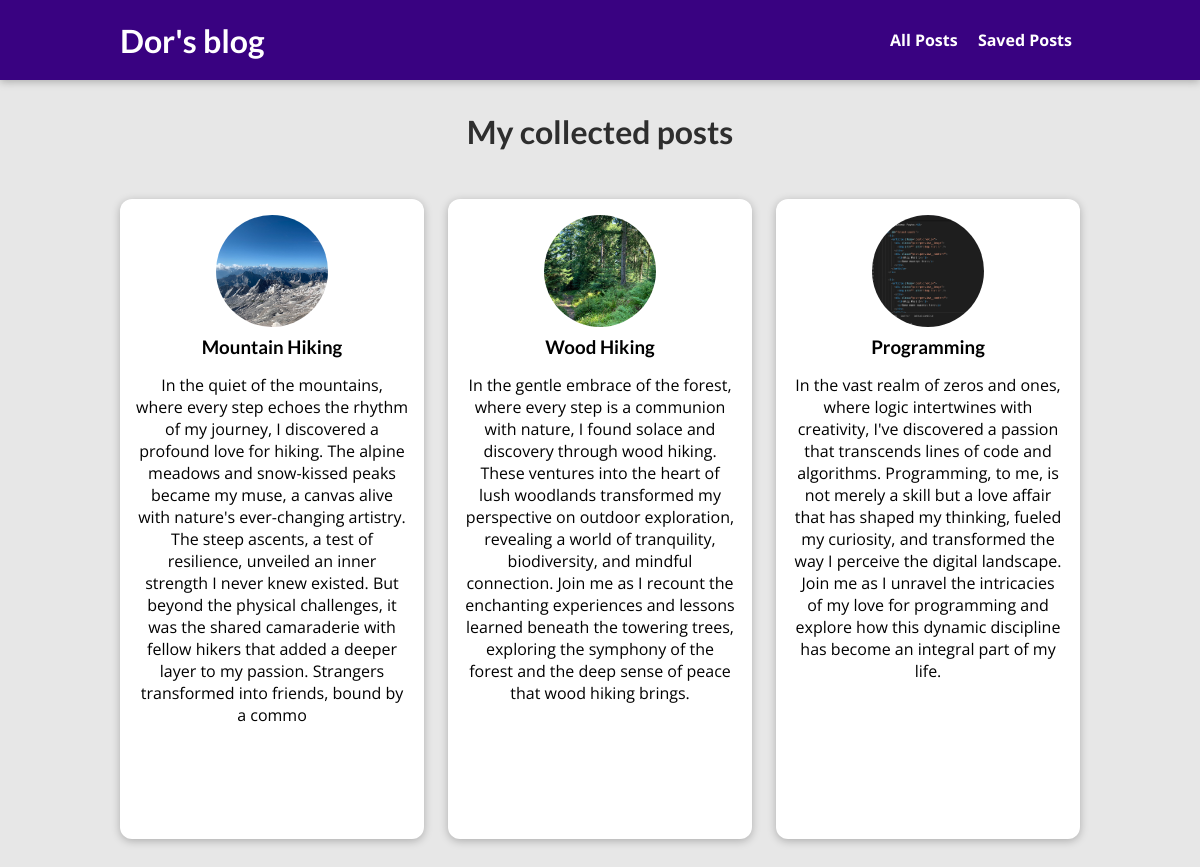
Page /all-posts on the committed database.
### blog/models.py (models this page shows, shortened)
class Post(models.Model):
    title = models.CharField(max_length=200)
    summary = models.CharField(max_length=500)
    image_name = models.CharField(max_length=500)
    created_date = models.DateField(editable=False)
    last_modified_date = models.DateField(editable=False)
    content = models.CharField(max_length=3000)
    slug = models.SlugField(db_index=True, null=False, blank=False)
    author = models.ForeignKey(Author, null=True, on_delete=models.CASCADE,
                               to_field="email", db_column="email")
    tags = models.ManyToManyField(Tag, related_name="tags")

### blog/views.py (the view)
# urls.py: path('all-posts', views.AllPostsView.as_view(), name='all_posts'),
class AllPostsView(ListView):
    template_name = 'blog/all-posts.html'
    model = Post
    ordering = ["-created_date"]
    context_object_name = "posts"

### blog/templates/blog/all-posts.html (shortened to what this page needs)
{% extends "base.html" %}
{% load static %}
{% block css_files %}
    <link rel="stylesheet" href="{% static "blog/single_post.css" %}" />
    <link rel="stylesheet" href="{% static "blog/all-posts.css" %}" />
{% endblock %}
{% block content %}
    <section id="all-posts">
        <h2>My collected posts</h2>
        <ul>
            {% for blog_data in posts %}
                {% include "blog/includes/single_post.html" %}
            {% endfor %}
        </ul>
    </section>
{% endblock %}

### blog/templates/blog/includes/single_post.html
{% load static %}
<li>
    <article class="post">
        <a href={% url "single_post" blog_data.slug %}>
            <img src="{% static "blog/images/"|add:blog_data.image_name %}" alt="woods"/>
            <div class="post__content">
                <h3>
                    {{blog_data.title}}
                </h3>
                <p>{{blog_data.summary}}
                </p>
            </div>
        </a>
    </article>
</li>

### static/base.css (style rules this page uses)
* { box-sizing: border-box; }
html { font-family: 'Open Sans', 'Lato', sans-serif; }
body { margin: 0; }
h1, h2, h3 { font-family: 'Lato', sans-serif; font-weight: bold; }

### blog/static/blog/single_post.css (style rules this page uses)
.post { display: flex; flex-direction: column; align-items: center; text-align: center; }
.post a { text-decoration: none; color: black; transition: all 0.2s ease; padding: 1rem; }
.post img { width: 5rem; height: 5rem; object-fit: cover; border-radius: 50%; }
.post h3 { margin: 0.25rem 0; }

### blog/static/blog/all-posts.css (style rules this page uses)
body { background-color: #e7e7e7; }
#all-posts { margin: 7rem auto; width: 90%; max-width: 60rem; }
#all-posts h2 { text-align: center; font-size: 2rem; color: #2e2e2e; margin: 3rem 0; }
ul { list-style: none; margin: 0; padding: 0; display: grid; grid-template-columns: repeat(auto-fill, minmax(17rem, 1fr)); gap: 1.5rem; }
.post img { width: 7rem; height: 7rem; }
.post a { height: 40rem; transform-origin: center; box-shadow: 0 2px 8px rgba(0, 0, 0, 0.25); border-radius: 12px; background-color: white; }

### rows in the picture
Post: image_name (picture), title "Mountain Hiking", summary "In the quiet of the mountains, where every step echoes the rhythm of my journey, I discovered a profound love for hiking. The alpine meadows and snow-kissed peaks became my muse, a canvas alive with nature's ever-changing artistry. The steep ascents, a test of resilience, unveiled an inner strength I never knew existed. But beyond the physical challenges, it was the shared camaraderie with fellow hikers that added a deeper layer to my passion. Strangers transformed into friends, bound by a commo"
Post: image_name (picture), title "Wood Hiking", summary "In the gentle embrace of the forest, where every step is a communion with nature, I found solace and discovery through wood hiking. These ventures into the heart of lush woodlands transformed my perspective on outdoor exploration, revealing a world of tranquility, biodiversity, and mindful connection. Join me as I recount the enchanting experiences and lessons learned beneath the towering trees, exploring the symphony of the forest and the deep sense of peace that wood hiking brings."
Post: image_name (picture), title "Programming", summary "In the vast realm of zeros and ones, where logic intertwines with creativity, I've discovered a passion that transcends lines of code and algorithms. Programming, to me, is not merely a skill but a love affair that has shaped my thinking, fueled my curiosity, and transformed the way I perceive the digital landscape. Join me as I unravel the intricacies of my love for programming and explore how this dynamic discipline has become an integral part of my life."
